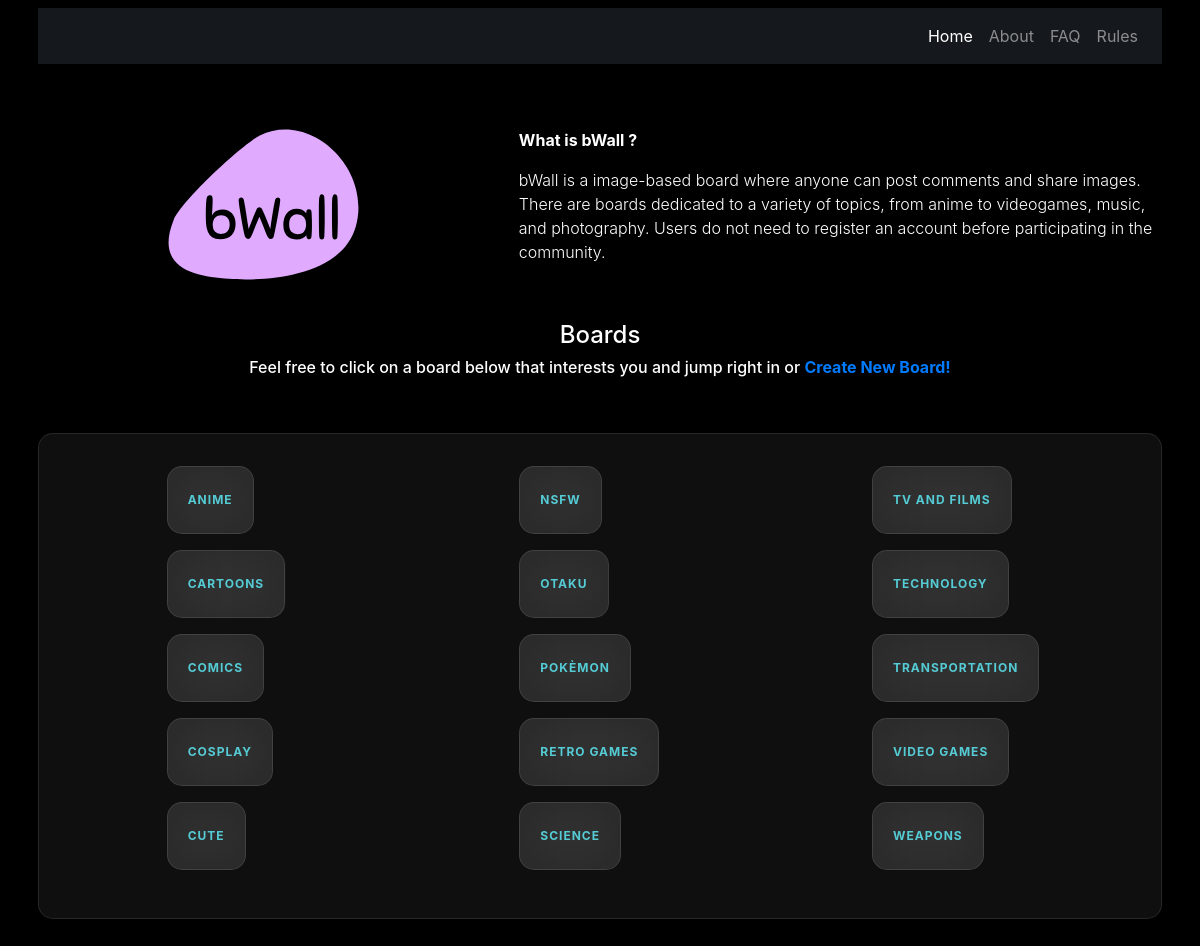
The page / on the database its author committed.
### tables this page shows
CREATE TABLE board (
    board_id INTEGER PRIMARY KEY,
    board_name TEXT NOT NULL,
    board_description TEXT NOT NULL
);

### run.py (the view)
@app.route('/')
def index():
    board = queryDatabase('SELECT * FROM board ORDER BY board_name')
    board1, board2, board3 = [], [], []
    sz = len(board)
    for i in range(0, sz):
        if i < sz//3:
            board1.append(board[i])
        elif i >= sz//3 and i < (2*(sz//3)):
            board2.append(board[i])
        else:
            board3.append(board[i])
    return render_template('index.html', board = board, board1 = board1, board2 = board2, board3 = board3)

### database.py (called while the page is built)
def importDatabase():
    db = getattr(g, '_database', None)
    if db is None:
        db = g._database = sqlite3.connect('database.db')
    return db

def queryDatabase(query, args=()):
    get_query = importDatabase().execute(query, args)
    rv = get_query.fetchall()
    return rv

### templates/index.html
{% extends 'base.html' %} {% block title %}Welcome{% endblock title %} {% block content %}
<div class="row mt-sm-5">
    <div class="col-sm-5">
        <a href="#"><img src="../static/img/logo.svg" class="center img-fluid" /></a>
    </div>
    <div class="col-sm-7 mt-3">
        <p class="font-weight-bold"> What is bWall ? </p>
        <p class="font-weight-light"> bWall is a image-based board where anyone can post comments and share images.
            There are boards dedicated
            to a variety of topics, from anime to videogames, music, and photography. Users do not need to
            register an account before participating in the community.
        </p>
    </div>
</div>
<div class="row mt-md-4">
    <div class="col-sm-12 center">
        <p class="h4 text-center">
            Boards
        </p>
        <p class="h6 text-center">
            Feel free to click on a board below that interests you and
            jump right in or <a href="/createBoard"><b>Create New Board!</b> </a>
        </p>
    </div>
</div>
<div class="row mt-sm-5 glass-panel">
    <div class="col-sm-4 font-weight-bold">
        {% for b in board1 %}
        <p class="center"><a href="/b/{{b[1]}}" class="glass-button">{{b[1]}}</a></p>
        {% endfor %}
    </div>
    <div class="col-sm-4 font-weight-bold">
        {% for b in board2 %}
        <p class="center"><a href="/b/{{b[1]}}" class="glass-button">{{b[1]}}</a></p>
        {% endfor %}
    </div>
    <div class="col-sm-4 font-weight-bold">
        {% for b in board3 %}
        <p class="center"><a href="/b/{{b[1]}}" class="glass-button">{{b[1]}}</a></p>
        {% endfor %}
    </div>
</div>
{% endblock content %}

### static/css/style.css (style rules this page uses)
body { background-color: #000; color: #fff; }
.glass-panel { color: #fff; margin: 40px auto; background-color: rgba(255, 255, 255, 0.06); border: 1px solid rgba(255, 255, 255, 0.1); width: 100%; border-radius: 15px; padding: 32px; backdrop-filter: blur(10px); }
.glass-button { display: inline-block; padding: 24px 20px; border: 0; text-decoration: none; border-radius: 15px; background-color: rgba(255, 255, 255, 0.1); border: 1px solid rgba(255, 255, 255, 0.1); backdrop-filter: blur(30px); color: rgba(95, 244, 255, 0.8); font-size: 12px; letter-spacing: 1px; cursor: pointer; text-transform: uppercase; }
.center { display: block; margin-left: auto; margin-right: auto; width: 50%; }

### rows shown on the page
board: board_name "ANIME"
board: board_name "CARTOONS"
board: board_name "COMICS"
board: board_name "COSPLAY"
board: board_name "CUTE"
board: board_name "NSFW"
board: board_name "OTAKU"
board: board_name "POKÈMON"
board: board_name "RETRO GAMES"
board: board_name "SCIENCE"
board: board_name "TV AND FILMS"
board: board_name "TECHNOLOGY"
board: board_name "TRANSPORTATION"
board: board_name "VIDEO GAMES"
board: board_name "WEAPONS"
